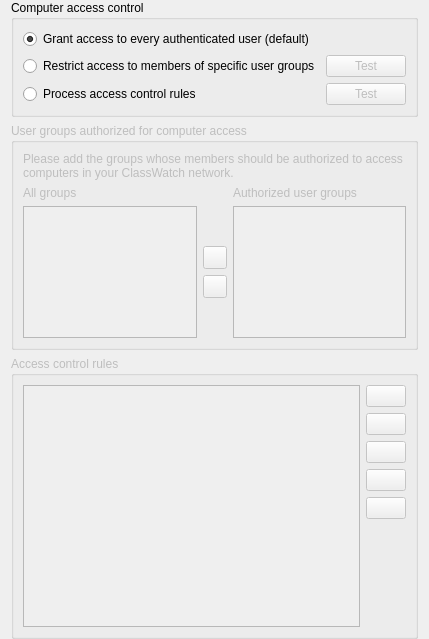
<?xml version="1.0" encoding="UTF-8"?>
<ui version="4.0">
 <class>AccessControlPage</class>
 <widget class="QWidget" name="AccessControlPage">
  <property name="windowTitle">
   <string notr="true">Form</string>
  </property>
  <layout class="QVBoxLayout" name="verticalLayout">
   <property name="topMargin">
    <number>0</number>
   </property>
   <property name="bottomMargin">
    <number>0</number>
   </property>
   <item>
    <widget class="QGroupBox" name="groupBox_19">
     <property name="title">
      <string>Computer access control</string>
     </property>
     <layout class="QGridLayout" name="gridLayout" columnstretch="1,0">
      <item row="2" column="0">
       <widget class="QRadioButton" name="isAccessControlRulesProcessingEnabled">
        <property name="text">
         <string>Process access control rules</string>
        </property>
        <attribute name="buttonGroup">
         <string notr="true">accessControlModeGroup</string>
        </attribute>
       </widget>
      </item>
      <item row="1" column="1">
       <widget class="QPushButton" name="testUserGroupsAccessControlButton">
        <property name="enabled">
         <bool>false</bool>
        </property>
        <property name="text">
         <string>Test</string>
        </property>
        <property name="icon">
         <iconset resource="../../core/resources/core.qrc">
          <normaloff>:/core/dialog-ok-apply.png</normaloff>:/core/dialog-ok-apply.png</iconset>
        </property>
       </widget>
      </item>
      <item row="2" column="1">
       <widget class="QPushButton" name="testAccessControlRulesButton">
        <property name="enabled">
         <bool>false</bool>
        </property>
        <property name="text">
         <string>Test</string>
        </property>
        <property name="icon">
         <iconset resource="../../core/resources/core.qrc">
          <normaloff>:/core/dialog-ok-apply.png</normaloff>:/core/dialog-ok-apply.png</iconset>
        </property>
       </widget>
      </item>
      <item row="0" column="0">
       <widget class="QRadioButton" name="skipAccessControl">
        <property name="text">
         <string>Grant access to every authenticated user (default)</string>
        </property>
        <property name="checked">
         <bool>true</bool>
        </property>
        <attribute name="buttonGroup">
         <string notr="true">accessControlModeGroup</string>
        </attribute>
       </widget>
      </item>
      <item row="1" column="0">
       <widget class="QRadioButton" name="isAccessRestrictedToUserGroups">
        <property name="text">
         <string>Restrict access to members of specific user groups</string>
        </property>
        <attribute name="buttonGroup">
         <string notr="true">accessControlModeGroup</string>
        </attribute>
       </widget>
      </item>
     </layout>
    </widget>
   </item>
   <item>
    <widget class="QGroupBox" name="groupBox">
     <property name="enabled">
      <bool>false</bool>
     </property>
     <property name="maximumSize">
      <size>
       <width>16777215</width>
       <height>400</height>
      </size>
     </property>
     <property name="title">
      <string>User groups authorized for computer access</string>
     </property>
     <layout class="QGridLayout" name="gridLayout_18">
      <item row="2" column="0">
       <widget class="QListWidget" name="allGroupsList">
        <property name="sizeAdjustPolicy">
         <enum>QAbstractScrollArea::AdjustToContents</enum>
        </property>
        <property name="sortingEnabled">
         <bool>true</bool>
        </property>
       </widget>
      </item>
      <item row="0" column="0" colspan="3">
       <widget class="QLabel" name="label_40">
        <property name="text">
         <string>Please add the groups whose members should be authorized to access computers in your ClassWatch network.</string>
        </property>
        <property name="wordWrap">
         <bool>true</bool>
        </property>
       </widget>
      </item>
      <item row="1" column="2">
       <widget class="QLabel" name="authorizedUserGroups">
        <property name="text">
         <string>Authorized user groups</string>
        </property>
       </widget>
      </item>
      <item row="2" column="2">
       <widget class="QListWidget" name="accessGroupsList">
        <property name="sizeAdjustPolicy">
         <enum>QAbstractScrollArea::AdjustToContents</enum>
        </property>
        <property name="sortingEnabled">
         <bool>true</bool>
        </property>
       </widget>
      </item>
      <item row="1" column="0">
       <widget class="QLabel" name="label_42">
        <property name="text">
         <string>All groups</string>
        </property>
       </widget>
      </item>
      <item row="2" column="1">
       <layout class="QVBoxLayout" name="verticalLayout_18">
        <item>
         <spacer name="verticalSpacer_15">
          <property name="orientation">
           <enum>Qt::Vertical</enum>
          </property>
          <property name="sizeHint" stdset="0">
           <size>
            <width>20</width>
            <height>40</height>
           </size>
          </property>
         </spacer>
        </item>
        <item>
         <widget class="QToolButton" name="addAccessGroupButton">
          <property name="icon">
           <iconset resource="../../core/resources/core.qrc">
            <normaloff>:/core/go-next.png</normaloff>:/core/go-next.png</iconset>
          </property>
         </widget>
        </item>
        <item>
         <widget class="QToolButton" name="removeAccessGroupButton">
          <property name="icon">
           <iconset resource="../../core/resources/core.qrc">
            <normaloff>:/core/go-previous.png</normaloff>:/core/go-previous.png</iconset>
          </property>
         </widget>
        </item>
        <item>
         <spacer name="verticalSpacer_16">
          <property name="orientation">
           <enum>Qt::Vertical</enum>
          </property>
          <property name="sizeHint" stdset="0">
           <size>
            <width>20</width>
            <height>40</height>
           </size>
          </property>
         </spacer>
        </item>
       </layout>
      </item>
     </layout>
    </widget>
   </item>
   <item>
    <widget class="QGroupBox" name="groupBox_2">
     <property name="enabled">
      <bool>false</bool>
     </property>
     <property name="title">
      <string>Access control rules</string>
     </property>
     <layout class="QGridLayout" name="gridLayout_23">
      <item row="6" column="1">
       <spacer name="verticalSpacer_12">
        <property name="orientation">
         <enum>Qt::Vertical</enum>
        </property>
        <property name="sizeHint" stdset="0">
         <size>
          <width>20</width>
          <height>88</height>
         </size>
        </property>
       </spacer>
      </item>
      <item row="3" column="1">
       <widget class="QPushButton" name="moveAccessControlRuleUpButton">
        <property name="toolTip">
         <string>Move selected rule up</string>
        </property>
        <property name="icon">
         <iconset resource="../../core/resources/core.qrc">
          <normaloff>:/core/go-up.png</normaloff>:/core/go-up.png</iconset>
        </property>
       </widget>
      </item>
      <item row="2" column="1">
       <widget class="QPushButton" name="editAccessControlRuleButton">
        <property name="toolTip">
         <string>Edit selected rule</string>
        </property>
        <property name="text">
         <string/>
        </property>
        <property name="icon">
         <iconset resource="../../core/resources/core.qrc">
          <normaloff>:/core/document-edit.png</normaloff>:/core/document-edit.png</iconset>
        </property>
       </widget>
      </item>
      <item row="0" column="1">
       <widget class="QPushButton" name="addAccessControlRuleButton">
        <property name="toolTip">
         <string>Add access control rule</string>
        </property>
        <property name="text">
         <string/>
        </property>
        <property name="icon">
         <iconset resource="../../core/resources/core.qrc">
          <normaloff>:/core/list-add.png</normaloff>:/core/list-add.png</iconset>
        </property>
       </widget>
      </item>
      <item row="1" column="1">
       <widget class="QPushButton" name="removeAccessControlRule">
        <property name="toolTip">
         <string>Remove access control rule</string>
        </property>
        <property name="text">
         <string/>
        </property>
        <property name="icon">
         <iconset resource="../../core/resources/core.qrc">
          <normaloff>:/core/edit-delete.png</normaloff>:/core/edit-delete.png</iconset>
        </property>
       </widget>
      </item>
      <item row="0" column="0" rowspan="7">
       <widget class="QListView" name="accessControlRulesView">
        <property name="sizeAdjustPolicy">
         <enum>QAbstractScrollArea::AdjustToContents</enum>
        </property>
        <property name="editTriggers">
         <set>QAbstractItemView::NoEditTriggers</set>
        </property>
       </widget>
      </item>
      <item row="4" column="1">
       <widget class="QPushButton" name="moveAccessControlRuleDownButton">
        <property name="toolTip">
         <string>Move selected rule down</string>
        </property>
        <property name="icon">
         <iconset resource="../../core/resources/core.qrc">
          <normaloff>:/core/go-down.png</normaloff>:/core/go-down.png</iconset>
        </property>
       </widget>
      </item>
      <item row="5" column="1">
       <widget class="QLabel" name="accessControlRules">
        <property name="text">
         <string/>
        </property>
       </widget>
      </item>
     </layout>
    </widget>
   </item>
  </layout>
 </widget>
 <tabstops>
  <tabstop>skipAccessControl</tabstop>
  <tabstop>isAccessRestrictedToUserGroups</tabstop>
  <tabstop>isAccessControlRulesProcessingEnabled</tabstop>
  <tabstop>testUserGroupsAccessControlButton</tabstop>
  <tabstop>testAccessControlRulesButton</tabstop>
  <tabstop>allGroupsList</tabstop>
  <tabstop>addAccessGroupButton</tabstop>
  <tabstop>removeAccessGroupButton</tabstop>
  <tabstop>accessGroupsList</tabstop>
  <tabstop>accessControlRulesView</tabstop>
  <tabstop>addAccessControlRuleButton</tabstop>
  <tabstop>removeAccessControlRule</tabstop>
  <tabstop>editAccessControlRuleButton</tabstop>
  <tabstop>moveAccessControlRuleUpButton</tabstop>
  <tabstop>moveAccessControlRuleDownButton</tabstop>
 </tabstops>
 <resources>
  <include location="../../core/resources/core.qrc"/>
 </resources>
 <connections>
  <connection>
   <sender>addAccessGroupButton</sender>
   <signal>clicked()</signal>
   <receiver>AccessControlPage</receiver>
   <slot>addAccessGroup()</slot>
   <hints>
    <hint type="sourcelabel">
     <x>494</x>
     <y>412</y>
    </hint>
    <hint type="destinationlabel">
     <x>494</x>
     <y>404</y>
    </hint>
   </hints>
  </connection>
  <connection>
   <sender>removeAccessGroupButton</sender>
   <signal>clicked()</signal>
   <receiver>AccessControlPage</receiver>
   <slot>removeAccessGroup()</slot>
   <hints>
    <hint type="sourcelabel">
     <x>494</x>
     <y>455</y>
    </hint>
    <hint type="destinationlabel">
     <x>494</x>
     <y>404</y>
    </hint>
   </hints>
  </connection>
  <connection>
   <sender>addAccessControlRuleButton</sender>
   <signal>clicked()</signal>
   <receiver>AccessControlPage</receiver>
   <slot>addAccessControlRule()</slot>
   <hints>
    <hint type="sourcelabel">
     <x>935</x>
     <y>580</y>
    </hint>
    <hint type="destinationlabel">
     <x>494</x>
     <y>404</y>
    </hint>
   </hints>
  </connection>
  <connection>
   <sender>removeAccessControlRule</sender>
   <signal>clicked()</signal>
   <receiver>AccessControlPage</receiver>
   <slot>removeAccessControlRule()</slot>
   <hints>
    <hint type="sourcelabel">
     <x>935</x>
     <y>622</y>
    </hint>
    <hint type="destinationlabel">
     <x>494</x>
     <y>404</y>
    </hint>
   </hints>
  </connection>
  <connection>
   <sender>editAccessControlRuleButton</sender>
   <signal>clicked()</signal>
   <receiver>AccessControlPage</receiver>
   <slot>editAccessControlRule()</slot>
   <hints>
    <hint type="sourcelabel">
     <x>935</x>
     <y>665</y>
    </hint>
    <hint type="destinationlabel">
     <x>494</x>
     <y>404</y>
    </hint>
   </hints>
  </connection>
  <connection>
   <sender>moveAccessControlRuleDownButton</sender>
   <signal>clicked()</signal>
   <receiver>AccessControlPage</receiver>
   <slot>moveAccessControlRuleDown()</slot>
   <hints>
    <hint type="sourcelabel">
     <x>935</x>
     <y>749</y>
    </hint>
    <hint type="destinationlabel">
     <x>494</x>
     <y>404</y>
    </hint>
   </hints>
  </connection>
  <connection>
   <sender>moveAccessControlRuleUpButton</sender>
   <signal>clicked()</signal>
   <receiver>AccessControlPage</receiver>
   <slot>moveAccessControlRuleUp()</slot>
   <hints>
    <hint type="sourcelabel">
     <x>935</x>
     <y>707</y>
    </hint>
    <hint type="destinationlabel">
     <x>494</x>
     <y>404</y>
    </hint>
   </hints>
  </connection>
  <connection>
   <sender>isAccessRestrictedToUserGroups</sender>
   <signal>toggled(bool)</signal>
   <receiver>groupBox</receiver>
   <slot>setEnabled(bool)</slot>
   <hints>
    <hint type="sourcelabel">
     <x>494</x>
     <y>114</y>
    </hint>
    <hint type="destinationlabel">
     <x>494</x>
     <y>354</y>
    </hint>
   </hints>
  </connection>
  <connection>
   <sender>isAccessControlRulesProcessingEnabled</sender>
   <signal>toggled(bool)</signal>
   <receiver>groupBox_2</receiver>
   <slot>setEnabled(bool)</slot>
   <hints>
    <hint type="sourcelabel">
     <x>494</x>
     <y>160</y>
    </hint>
    <hint type="destinationlabel">
     <x>494</x>
     <y>660</y>
    </hint>
   </hints>
  </connection>
  <connection>
   <sender>accessControlRulesView</sender>
   <signal>doubleClicked(QModelIndex)</signal>
   <receiver>AccessControlPage</receiver>
   <slot>editAccessControlRule()</slot>
   <hints>
    <hint type="sourcelabel">
     <x>331</x>
     <y>791</y>
    </hint>
    <hint type="destinationlabel">
     <x>983</x>
     <y>527</y>
    </hint>
   </hints>
  </connection>
  <connection>
   <sender>testUserGroupsAccessControlButton</sender>
   <signal>clicked()</signal>
   <receiver>AccessControlPage</receiver>
   <slot>testUserGroupsAccessControl()</slot>
   <hints>
    <hint type="sourcelabel">
     <x>920</x>
     <y>118</y>
    </hint>
    <hint type="destinationlabel">
     <x>986</x>
     <y>114</y>
    </hint>
   </hints>
  </connection>
  <connection>
   <sender>testAccessControlRulesButton</sender>
   <signal>clicked()</signal>
   <receiver>AccessControlPage</receiver>
   <slot>testAccessControlRules()</slot>
   <hints>
    <hint type="sourcelabel">
     <x>933</x>
     <y>167</y>
    </hint>
    <hint type="destinationlabel">
     <x>984</x>
     <y>162</y>
    </hint>
   </hints>
  </connection>
  <connection>
   <sender>isAccessRestrictedToUserGroups</sender>
   <signal>toggled(bool)</signal>
   <receiver>testUserGroupsAccessControlButton</receiver>
   <slot>setEnabled(bool)</slot>
   <hints>
    <hint type="sourcelabel">
     <x>447</x>
     <y>116</y>
    </hint>
    <hint type="destinationlabel">
     <x>914</x>
     <y>116</y>
    </hint>
   </hints>
  </connection>
  <connection>
   <sender>isAccessControlRulesProcessingEnabled</sender>
   <signal>toggled(bool)</signal>
   <receiver>testAccessControlRulesButton</receiver>
   <slot>setEnabled(bool)</slot>
   <hints>
    <hint type="sourcelabel">
     <x>447</x>
     <y>166</y>
    </hint>
    <hint type="destinationlabel">
     <x>914</x>
     <y>166</y>
    </hint>
   </hints>
  </connection>
  <connection>
   <sender>allGroupsList</sender>
   <signal>doubleClicked(QModelIndex)</signal>
   <receiver>AccessControlPage</receiver>
   <slot>addAccessGroup()</slot>
   <hints>
    <hint type="sourcelabel">
     <x>181</x>
     <y>464</y>
    </hint>
    <hint type="destinationlabel">
     <x>357</x>
     <y>484</y>
    </hint>
   </hints>
  </connection>
  <connection>
   <sender>accessGroupsList</sender>
   <signal>doubleClicked(QModelIndex)</signal>
   <receiver>AccessControlPage</receiver>
   <slot>removeAccessGroup()</slot>
   <hints>
    <hint type="sourcelabel">
     <x>534</x>
     <y>464</y>
    </hint>
    <hint type="destinationlabel">
     <x>357</x>
     <y>484</y>
    </hint>
   </hints>
  </connection>
 </connections>
 <slots>
  <slot>addAccessGroup()</slot>
  <slot>removeAccessGroup()</slot>
  <slot>addAccessControlRule()</slot>
  <slot>removeAccessControlRule()</slot>
  <slot>editAccessControlRule()</slot>
  <slot>moveAccessControlRuleUp()</slot>
  <slot>moveAccessControlRuleDown()</slot>
  <slot>testAccessControlRules()</slot>
  <slot>testUserGroupsAccessControl()</slot>
 </slots>
 <buttongroups>
  <buttongroup name="accessControlModeGroup"/>
 </buttongroups>
</ui>
